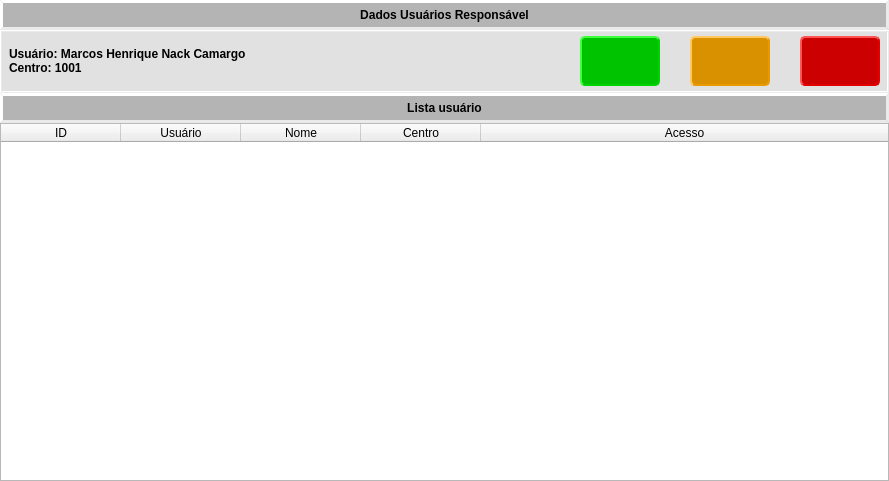
                <widget class="QWidget" name="scrollAreaWidgetContents_2">
                 <property name="geometry">
                  <rect>
                   <x>0</x>
                   <y>0</y>
                   <width>889</width>
                   <height>481</height>
                  </rect>
                 </property>
                 <property name="sizePolicy">
                  <sizepolicy hsizetype="Expanding" vsizetype="Expanding">
                   <horstretch>0</horstretch>
                   <verstretch>0</verstretch>
                  </sizepolicy>
                 </property>
                 <property name="styleSheet">
                  <string notr="true"/>
                 </property>
                 <layout class="QVBoxLayout" name="verticalLayout_9">
                  <property name="spacing">
                   <number>0</number>
                  </property>
                  <property name="leftMargin">
                   <number>0</number>
                  </property>
                  <property name="topMargin">
                   <number>0</number>
                  </property>
                  <property name="rightMargin">
                   <number>0</number>
                  </property>
                  <property name="bottomMargin">
                   <number>0</number>
                  </property>
                  <item alignment="Qt::AlignTop">
                   <widget class="QWidget" name="qw_dados_com_2" native="true">
                    <property name="enabled">
                     <bool>true</bool>
                    </property>
                    <property name="sizePolicy">
                     <sizepolicy hsizetype="Expanding" vsizetype="Expanding">
                      <horstretch>0</horstretch>
                      <verstretch>0</verstretch>
                     </sizepolicy>
                    </property>
                    <property name="minimumSize">
                     <size>
                      <width>0</width>
                      <height>0</height>
                     </size>
                    </property>
                    <property name="maximumSize">
                     <size>
                      <width>16777215</width>
                      <height>16777215</height>
                     </size>
                    </property>
                    <property name="font">
                     <font>
                      <pointsize>11</pointsize>
                      <bold>false</bold>
                     </font>
                    </property>
                    <property name="styleSheet">
                     <string notr="true"/>
                    </property>
                    <layout class="QVBoxLayout" name="verticalLayout_13">
                     <property name="spacing">
                      <number>0</number>
                     </property>
                     <property name="leftMargin">
                      <number>0</number>
                     </property>
                     <property name="topMargin">
                      <number>0</number>
                     </property>
                     <property name="rightMargin">
                      <number>0</number>
                     </property>
                     <property name="bottomMargin">
                      <number>0</number>
                     </property>
                     <item>
                      <widget class="QLabel" name="label_21">
                       <property name="sizePolicy">
                        <sizepolicy hsizetype="Preferred" vsizetype="Preferred">
                         <horstretch>0</horstretch>
                         <verstretch>0</verstretch>
                        </sizepolicy>
                       </property>
                       <property name="minimumSize">
                        <size>
                         <width>0</width>
                         <height>30</height>
                        </size>
                       </property>
                       <property name="maximumSize">
                        <size>
                         <width>16777215</width>
                         <height>30</height>
                        </size>
                       </property>
                       <property name="styleSheet">
                        <string notr="true">QLabel{	
	background-color: rgb(180, 180, 180);
    border-style: outset;
    border-width: 3px;
   /* border-radius: 5px;*/
    border-color: rgb(234, 234, 234);
    font: bold 12px;

}</string>
                       </property>
                       <property name="text">
                        <string>Dados Usuários Responsável</string>
                       </property>
                       <property name="alignment">
                        <set>Qt::AlignCenter</set>
                       </property>
                       <property name="wordWrap">
                        <bool>false</bool>
                       </property>
                      </widget>
                     </item>
                     <item alignment="Qt::AlignTop">
                      <widget class="QWidget" name="widget_12" native="true">
                       <property name="sizePolicy">
                        <sizepolicy hsizetype="Preferred" vsizetype="Expanding">
                         <horstretch>0</horstretch>
                         <verstretch>0</verstretch>
                        </sizepolicy>
                       </property>
                       <property name="minimumSize">
                        <size>
                         <width>0</width>
                         <height>0</height>
                        </size>
                       </property>
                       <property name="maximumSize">
                        <size>
                         <width>16777215</width>
                         <height>150</height>
                        </size>
                       </property>
                       <property name="styleSheet">
                        <string notr="true">#widget_11{	
    border-top: 2px solid;
 	border: 2px solid;
	/*border-right: 2px solid;
    border-color: rgb(100, 100, 100);*/
    border-color: rgb(234, 234, 234);
background-color: rgb(225, 225, 225);
}
#frame_4{	
    border-top: 2px solid;
 	border: 2px solid;
    border-color: rgb(234, 234, 234);
}
QFrame{
	background-color: rgb(225, 225, 225);
}
/*
QTableWidget QWidget {
    color: #fffff8;
}
QTableWidget QHeaderView::section {
    background-color: rgb(0, 108, 108);;   
  }
QTableWidget QTableCornerButton::section {
   background-color: rgb(0, 108, 108);;
   border: 1px solid #006b6b;
}*/
</string>
                       </property>
                       <layout class="QGridLayout" name="gridLayout_5">
                        <property name="leftMargin">
                         <number>0</number>
                        </property>
                        <property name="topMargin">
                         <number>0</number>
                        </property>
                        <property name="rightMargin">
                         <number>0</number>
                        </property>
                        <property name="bottomMargin">
                         <number>0</number>
                        </property>
                        <property name="spacing">
                         <number>0</number>
                        </property>
                        <item row="0" column="0" alignment="Qt::AlignTop">
                         <widget class="QWidget" name="widget_13" native="true">
                          <property name="sizePolicy">
                           <sizepolicy hsizetype="Preferred" vsizetype="Expanding">
                            <horstretch>0</horstretch>
                            <verstretch>0</verstretch>
                           </sizepolicy>
                          </property>
                          <property name="minimumSize">
                           <size>
                            <width>0</width>
                            <height>0</height>
                           </size>
                          </property>
                          <property name="maximumSize">
                           <size>
                            <width>16777215</width>
                            <height>16777215</height>
                           </size>
                          </property>
                          <property name="styleSheet">
                           <string notr="true">QWidget{	
	border-style: ridge;
    border-width: 2px;
    border-color: rgb(234, 234, 234);
	background-color: rgb(225, 225, 225);
}

QLabel{	
	background-color: rgb(225, 225, 225);
	border-style: ridge;
	border-width: 2px;
    border-color: rgb(250, 250, 250);
    font: bold 12px;
}

QLineEdit{		
	background-color: rgb(255, 255, 255);

	border-style: inset;
	border-width: 3px;
    border-color: rgb(180, 180, 180);

    font: bold 12px;
}
QLineEdit::focus{
    background-color: rgb(170, 255, 255);
    border-style: inset;
}


</string>
                          </property>
                          <layout class="QGridLayout" name="gridLayout_7" rowstretch="0" columnstretch="0,0,0,0">
                           <property name="leftMargin">
                            <number>9</number>
                           </property>
                           <property name="topMargin">
                            <number>6</number>
                           </property>
                           <property name="rightMargin">
                            <number>9</number>
                           </property>
                           <property name="bottomMargin">
                            <number>7</number>
                           </property>
                           <property name="horizontalSpacing">
                            <number>30</number>
                           </property>
                           <property name="verticalSpacing">
                            <number>2</number>
                           </property>
                           <item row="0" column="1">
                            <widget class="QPushButton" name="cont_aces_btn_inc_user">
                             <property name="sizePolicy">
                              <sizepolicy hsizetype="Expanding" vsizetype="Expanding">
                               <horstretch>0</horstretch>
                               <verstretch>0</verstretch>
                              </sizepolicy>
                             </property>
                             <property name="minimumSize">
                              <size>
                               <width>80</width>
                               <height>50</height>
                              </size>
                             </property>
                             <property name="maximumSize">
                              <size>
                               <width>80</width>
                               <height>50</height>
                              </size>
                             </property>
                             <property name="font">
                              <font>
                               <pointsize>-1</pointsize>
                               <italic>false</italic>
                               <bold>true</bold>
                              </font>
                             </property>
                             <property name="cursor">
                              <cursorShape>PointingHandCursor</cursorShape>
                             </property>
                             <property name="toolTip">
                              <string>&lt;html&gt;&lt;head/&gt;&lt;body&gt;&lt;p&gt;Incluir Usuário&lt;/p&gt;&lt;/body&gt;&lt;/html&gt;</string>
                             </property>
                             <property name="layoutDirection">
                              <enum>Qt::RightToLeft</enum>
                             </property>
                             <property name="styleSheet">
                              <string notr="true">#cont_aces_btn_inc_user{	
	background-color: rgb(0, 195, 0);
    border-style: outset;
    border-width: 2px;
    border-radius: 5px; 
    border-color: rgb(0, 212, 0);
    font: bold 14px;		
	text-align: center;
	color: rgb(255, 255, 255);
}
#cont_aces_btn_inc_user::hover {
    background-color: rgb(0, 144, 0);
    border-style: inset;
}
#cont_aces_btn_inc_user::pressed {
    background-color:  rgb(0, 144, 0);
    border-style: inset;
}</string>
                             </property>
                             <property name="text">
                              <string/>
                             </property>
                             <property name="icon">
                              <iconset resource="../assets/icons/icons_alt_regras.qrc">
                               <normaloff>:/assets.icons_alt_regras/usuário-adicionar-60.png</normaloff>:/assets.icons_alt_regras/usuário-adicionar-60.png</iconset>
                             </property>
                             <property name="iconSize">
                              <size>
                               <width>40</width>
                               <height>40</height>
                              </size>
                             </property>
                            </widget>
                           </item>
                           <item row="0" column="2">
                            <widget class="QPushButton" name="cont_aces_btn_alt_user">
                             <property name="sizePolicy">
                              <sizepolicy hsizetype="Expanding" vsizetype="Expanding">
                               <horstretch>0</horstretch>
                               <verstretch>0</verstretch>
                              </sizepolicy>
                             </property>
                             <property name="minimumSize">
                              <size>
                               <width>80</width>
                               <height>50</height>
                              </size>
                             </property>
                             <property name="maximumSize">
                              <size>
                               <width>80</width>
                               <height>50</height>
                              </size>
                             </property>
                             <property name="font">
                              <font>
                               <pointsize>-1</pointsize>
                               <italic>false</italic>
                               <bold>true</bold>
                              </font>
                             </property>
                             <property name="cursor">
                              <cursorShape>PointingHandCursor</cursorShape>
                             </property>
                             <property name="toolTip">
                              <string>&lt;html&gt;&lt;head/&gt;&lt;body&gt;&lt;p&gt;Alterar Usuário&lt;/p&gt;&lt;/body&gt;&lt;/html&gt;</string>
                             </property>
                             <property name="layoutDirection">
                              <enum>Qt::RightToLeft</enum>
                             </property>
                             <property name="styleSheet">
                              <string notr="true">#cont_aces_btn_alt_user{	
	background-color: rgb(218, 145, 0);
    border-style: outset;
    border-width: 2px;
    border-radius: 5px; 
    border-color: rgb(235, 153, 0);
    font: bold 14px;		
	text-align: center;
	color: rgb(255, 255, 255);
}
#cont_aces_btn_alt_user::hover {
    background-color: rgb(186, 121, 0);
    border-style: inset;
}
#cont_aces_btn_alt_user::pressed {
    background-color: rgb(186, 121, 0);
    border-style: inset;
}</string>
                             </property>
                             <property name="text">
                              <string/>
                             </property>
                             <property name="icon">
                              <iconset resource="../assets/icons/icons_alt_regras.qrc">
                               <normaloff>:/assets.icons_alt_regras/usuário-alterar-48.png</normaloff>:/assets.icons_alt_regras/usuário-alterar-48.png</iconset>
                             </property>
                             <property name="iconSize">
                              <size>
                               <width>40</width>
                               <height>40</height>
                              </size>
                             </property>
                            </widget>
                           </item>
                           <item row="0" column="0">
                            <widget class="QLabel" name="cont_aces_lb_user_resp">
                             <property name="minimumSize">
                              <size>
                               <width>0</width>
                               <height>39</height>
                              </size>
                             </property>
                             <property name="maximumSize">
                              <size>
                               <width>16777215</width>
                               <height>100</height>
                              </size>
                             </property>
                             <property name="styleSheet">
                              <string notr="true">border: 0px;</string>
                             </property>
                             <property name="text">
                              <string>Usuário: Marcos Henrique Nack Camargo
Centro: 1001</string>
                             </property>
                             <property name="alignment">
                              <set>Qt::AlignLeading|Qt::AlignLeft|Qt::AlignVCenter</set>
                             </property>
                             <property name="wordWrap">
                              <bool>false</bool>
                             </property>
                            </widget>
                           </item>
                           <item row="0" column="3">
                            <widget class="QPushButton" name="cont_aces_btn_exc_user">
                             <property name="sizePolicy">
                              <sizepolicy hsizetype="Expanding" vsizetype="Expanding">
                               <horstretch>0</horstretch>
                               <verstretch>0</verstretch>
                              </sizepolicy>
                             </property>
                             <property name="minimumSize">
                              <size>
                               <width>80</width>
                               <height>50</height>
                              </size>
                             </property>
                             <property name="maximumSize">
                              <size>
                               <width>80</width>
                               <height>50</height>
                              </size>
                             </property>
                             <property name="font">
                              <font>
                               <pointsize>-1</pointsize>
                               <italic>false</italic>
                               <bold>true</bold>
                              </font>
                             </property>
                             <property name="cursor">
                              <cursorShape>PointingHandCursor</cursorShape>
                             </property>
                             <property name="toolTip">
                              <string>&lt;html&gt;&lt;head/&gt;&lt;body&gt;&lt;p&gt;Alterar Usuário&lt;/p&gt;&lt;/body&gt;&lt;/html&gt;</string>
                             </property>
                             <property name="layoutDirection">
                              <enum>Qt::RightToLeft</enum>
                             </property>
                             <property name="styleSheet">
                              <string notr="true">#cont_aces_btn_exc_user{	
	background-color: rgb(204, 0, 0);
    border-style: outset;
    border-width: 2px;
    border-radius: 5px; 
    border-color: rgb(227, 0, 0);
    font: bold 14px;		
	text-align: center;
	color: rgb(255, 255, 255);
}
#cont_aces_btn_exc_user::hover {
    background-color: rgb(165, 0, 0);
    border-style: inset;
}
#cont_aces_btn_exc_user::pressed {
    background-color: rgb(165, 0, 0);
    border-style: inset;
}</string>
                             </property>
                             <property name="text">
                              <string/>
                             </property>
                             <property name="icon">
                              <iconset resource="../assets/icons/icons_alt_regras.qrc">
                               <normaloff>:/assets.icons_alt_regras/icons8-usuário-48.png</normaloff>:/assets.icons_alt_regras/icons8-usuário-48.png</iconset>
                             </property>
                             <property name="iconSize">
                              <size>
                               <width>40</width>
                               <height>40</height>
                              </size>
                             </property>
                            </widget>
                           </item>
                          </layout>
                         </widget>
                        </item>
                       </layout>
                      </widget>
                     </item>
                     <item>
                      <widget class="QLabel" name="label_22">
                       <property name="sizePolicy">
                        <sizepolicy hsizetype="Preferred" vsizetype="Preferred">
                         <horstretch>0</horstretch>
                         <verstretch>0</verstretch>
                        </sizepolicy>
                       </property>
                       <property name="minimumSize">
                        <size>
                         <width>0</width>
                         <height>30</height>
                        </size>
                       </property>
                       <property name="maximumSize">
                        <size>
                         <width>16777215</width>
                         <height>30</height>
                        </size>
                       </property>
                       <property name="styleSheet">
                        <string notr="true">QLabel{	
	background-color: rgb(180, 180, 180);
    border-style: outset;
    border-width: 3px;
   /* border-radius: 5px;*/
    border-color: rgb(234, 234, 234);
    font: bold 12px;

}</string>
                       </property>
                       <property name="text">
                        <string>Lista usuário</string>
                       </property>
                       <property name="alignment">
                        <set>Qt::AlignCenter</set>
                       </property>
                       <property name="wordWrap">
                        <bool>false</bool>
                       </property>
                      </widget>
                     </item>
                    </layout>
                   </widget>
                  </item>
                  <item>
                   <widget class="QTableWidget" name="cont_aces_tb_usuarios">
                    <property name="sizePolicy">
                     <sizepolicy hsizetype="Expanding" vsizetype="Expanding">
                      <horstretch>0</horstretch>
                      <verstretch>0</verstretch>
                     </sizepolicy>
                    </property>
                    <property name="minimumSize">
                     <size>
                      <width>0</width>
                      <height>0</height>
                     </size>
                    </property>
                    <property name="maximumSize">
                     <size>
                      <width>16777215</width>
                      <height>16777215</height>
                     </size>
                    </property>
                    <property name="styleSheet">
                     <string notr="true"/>
                    </property>
                    <property name="frameShape">
                     <enum>QFrame::StyledPanel</enum>
                    </property>
                    <property name="frameShadow">
                     <enum>QFrame::Sunken</enum>
                    </property>
                    <property name="lineWidth">
                     <number>1</number>
                    </property>
                    <property name="horizontalScrollBarPolicy">
                     <enum>Qt::ScrollBarAsNeeded</enum>
                    </property>
                    <property name="sizeAdjustPolicy">
                     <enum>QAbstractScrollArea::AdjustIgnored</enum>
                    </property>
                    <property name="autoScroll">
                     <bool>true</bool>
                    </property>
                    <property name="editTriggers">
                     <set>QAbstractItemView::NoEditTriggers</set>
                    </property>
                    <property name="showDropIndicator" stdset="0">
                     <bool>true</bool>
                    </property>
                    <property name="dragEnabled">
                     <bool>false</bool>
                    </property>
                    <property name="alternatingRowColors">
                     <bool>true</bool>
                    </property>
                    <property name="selectionBehavior">
                     <enum>QAbstractItemView::SelectRows</enum>
                    </property>
                    <property name="textElideMode">
                     <enum>Qt::ElideRight</enum>
                    </property>
                    <property name="verticalScrollMode">
                     <enum>QAbstractItemView::ScrollPerPixel</enum>
                    </property>
                    <property name="horizontalScrollMode">
                     <enum>QAbstractItemView::ScrollPerPixel</enum>
                    </property>
                    <property name="showGrid">
                     <bool>true</bool>
                    </property>
                    <property name="gridStyle">
                     <enum>Qt::SolidLine</enum>
                    </property>
                    <property name="sortingEnabled">
                     <bool>false</bool>
                    </property>
                    <property name="wordWrap">
                     <bool>true</bool>
                    </property>
                    <property name="cornerButtonEnabled">
                     <bool>true</bool>
                    </property>
                    <property name="rowCount">
                     <number>0</number>
                    </property>
                    <property name="columnCount">
                     <number>5</number>
                    </property>
                    <attribute name="horizontalHeaderVisible">
                     <bool>true</bool>
                    </attribute>
                    <attribute name="horizontalHeaderCascadingSectionResizes">
                     <bool>false</bool>
                    </attribute>
                    <attribute name="horizontalHeaderMinimumSectionSize">
                     <number>42</number>
                    </attribute>
                    <attribute name="horizontalHeaderDefaultSectionSize">
                     <number>120</number>
                    </attribute>
                    <attribute name="horizontalHeaderHighlightSections">
                     <bool>true</bool>
                    </attribute>
                    <attribute name="horizontalHeaderShowSortIndicator" stdset="0">
                     <bool>false</bool>
                    </attribute>
                    <attribute name="horizontalHeaderStretchLastSection">
                     <bool>true</bool>
                    </attribute>
                    <attribute name="verticalHeaderCascadingSectionResizes">
                     <bool>true</bool>
                    </attribute>
                    <attribute name="verticalHeaderDefaultSectionSize">
                     <number>30</number>
                    </attribute>
                    <attribute name="verticalHeaderHighlightSections">
                     <bool>true</bool>
                    </attribute>
                    <attribute name="verticalHeaderShowSortIndicator" stdset="0">
                     <bool>false</bool>
                    </attribute>
                    <attribute name="verticalHeaderStretchLastSection">
                     <bool>false</bool>
                    </attribute>
                    <column>
                     <property name="text">
                      <string>ID</string>
                     </property>
                    </column>
                    <column>
                     <property name="text">
                      <string>Usuário</string>
                     </property>
                    </column>
                    <column>
                     <property name="text">
                      <string>Nome</string>
                     </property>
                    </column>
                    <column>
                     <property name="text">
                      <string>Centro</string>
                     </property>
                    </column>
                    <column>
                     <property name="text">
                      <string>Acesso</string>
                     </property>
                    </column>
                   </widget>
                  </item>
                 </layout>
                </widget>
